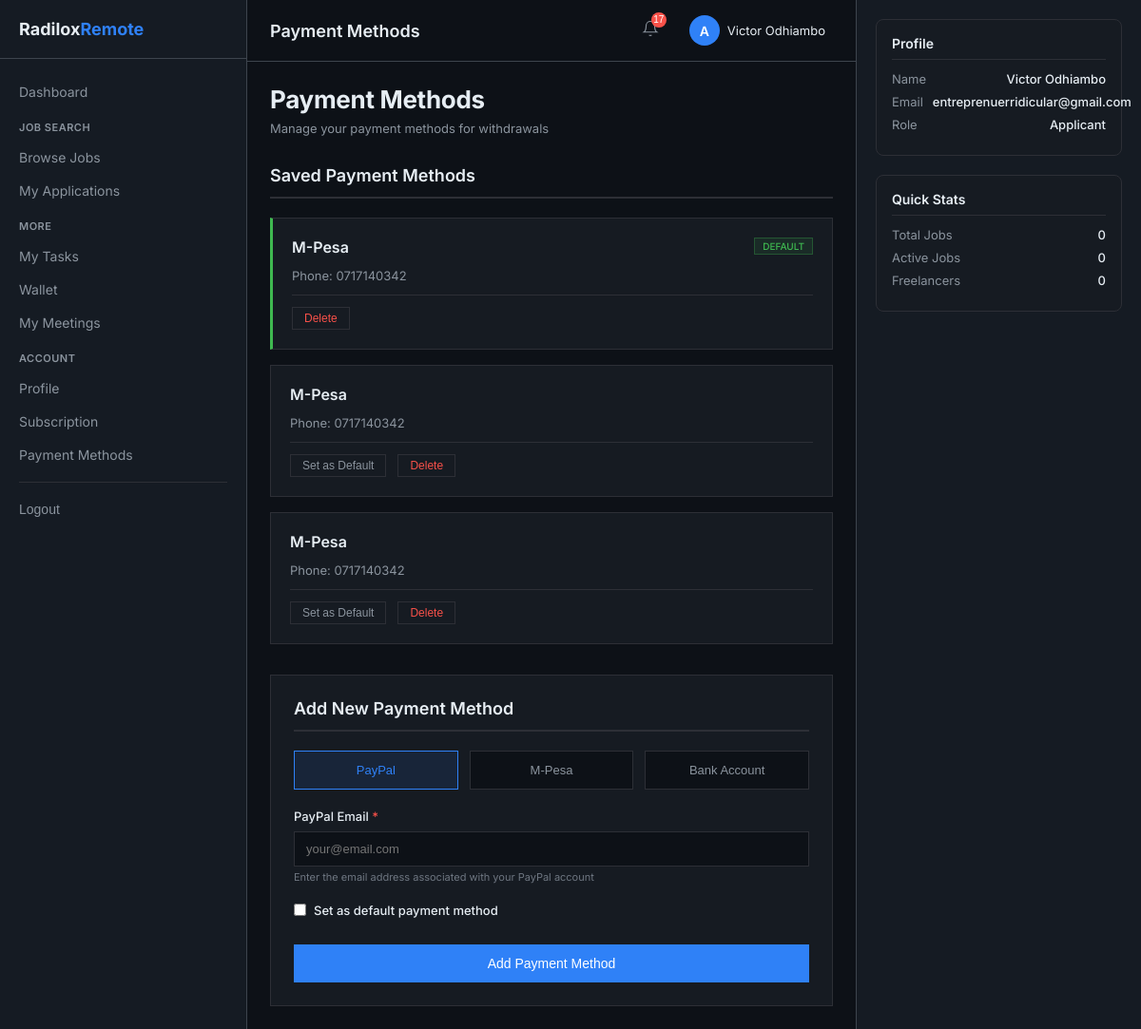
Page /dashboard/payment-methods/ (signed in) on the committed database.
### accounts/models.py (models this page shows, shortened)
class User(AbstractUser):
    ROLE_CHOICES = (
        ('admin', 'Admin'),
        ('applicant', 'Applicant'),
        ('freelancer', 'Freelancer'),
    )
    role = models.CharField(max_length=20, choices=ROLE_CHOICES, default='applicant')
    bio = models.TextField(blank=True, null=True)
    avatar = models.ImageField(upload_to='avatars/', blank=True, null=True)
    phone_number = models.CharField(max_length=20, blank=True, null=True)
    country = models.CharField(max_length=100, blank=True, null=True)
    linkedin_url = models.URLField(blank=True, null=True)
    github_url = models.URLField(blank=True, null=True)
    portfolio_url = models.URLField(blank=True, null=True)
    skills = models.TextField(blank=True, null=True, help_text="Comma-separated list of skills")
    has_active_subscription = models.BooleanField(default=False)
    subscription_expires_at = models.DateTimeField(blank=True, null=True)
    subscription_started_at = models.DateTimeField(blank=True, null=True)
    stripe_customer_id = models.CharField(max_length=255, blank=True, null=True)
    stripe_subscription_id = models.CharField(max_length=255, blank=True, null=True)
    created_at = models.DateTimeField(auto_now_add=True, null=True)
    updated_at = models.DateTimeField(auto_now=True, null=True)
    class Meta:
        db_table = 'accounts_user'
        indexes = [
            models.Index(fields=['email']),
            models.Index(fields=['role']),
            models.Index(fields=['has_active_subscription']),
        ]
    def get_full_name(self):
        if self.first_name and self.last_name:
            return f"{self.first_name} {self.last_name}"
        return self.username

class UserPaymentMethod(models.Model):
    PAYMENT_TYPES = (
        ('credit_card', 'Credit Card'),
        ('debit_card', 'Debit Card'),
        ('paypal', 'PayPal'),
        ('bank_account', 'Bank Account'),
        ('mpesa', 'M-Pesa'),
        ('binance', 'Binance Pay'),
        ('okx', 'OKX Pay'),
    )
    user = models.ForeignKey(User, on_delete=models.CASCADE, related_name='payment_methods')
    payment_type = models.CharField(max_length=20, choices=PAYMENT_TYPES)
    is_default = models.BooleanField(default=False)
    is_active = models.BooleanField(default=True)
    last_four = models.CharField(max_length=4, blank=True)
    card_holder_name = models.CharField(max_length=100, blank=True)
    expiry_month = models.IntegerField(null=True, blank=True)
    expiry_year = models.IntegerField(null=True, blank=True)
    account_email = models.EmailField(blank=True, help_text="PayPal email or account email")
    phone_number = models.CharField(max_length=20, blank=True, help_text="Phone number for M-Pesa")
    wallet_address = models.CharField(max_length=255, blank=True, help_text="Crypto wallet address")
    bank_name = models.CharField(max_length=100, blank=True)
    bank_account_name = models.CharField(max_length=100, blank=True)
    bank_account_number = models.CharField(max_length=50, blank=True)
    bank_swift_code = models.CharField(max_length=20, blank=True)
    created_at = models.DateTimeField(auto_now_add=True)
    updated_at = models.DateTimeField(auto_now=True)
    class Meta:
        db_table = 'accounts_user_payment_method'
        ordering = ['-is_default', '-created_at']

### accounts/views.py (the view, shortened to what this page needs)
# urls.py: path('payment-methods/', views.payment_methods, name='payment_methods'),
@login_required
def payment_methods(request):
    methods = UserPaymentMethod.objects.filter(user=request.user, is_active=True)
    context = {'methods': methods}
    return render(request, 'accounts/payment_methods.html', context)

### templates/accounts/payment_methods.html (shortened to what this page needs)
{% extends 'base_dashboard.html' %}
{% load static %}
{% block page_title %}Payment Methods{% endblock %}
{% block content %}
<div class="payment-container">
    <div class="payment-header">
        <h1 class="header-title">Payment Methods</h1>
        <p class="header-subtitle">Manage your payment methods for withdrawals</p>
    </div>
    <h3 class="section-title">Saved Payment Methods</h3>
    <div class="methods-list">
        {% if methods %}
            {% for method in methods %}
            <div class="method-card {% if method.is_default %}default{% endif %}">
                <div class="method-header">
                    <div class="method-type">{{ method.get_payment_type_display }}</div>
                    {% if method.is_default %}
                    <span class="default-badge">Default</span>
                    {% endif %}
                </div>
                <div class="method-details">
                    {% if method.payment_type == 'paypal' %}
                        <p>Email: {{ method.account_email }}</p>
                    {% elif method.payment_type == 'mpesa' %}
                        <p>Phone: {{ method.phone_number }}</p>
                    {% elif method.payment_type == 'bank_account' %}
                        <p>Bank: {{ method.bank_name }}</p>
                        <p>Account Name: {{ method.bank_account_name }}</p>
                        <p>Account Number: {{ method.bank_account_number }}</p>
                        <p>Swift Code: {{ method.bank_swift_code }}</p>
                    {% elif method.payment_type == 'credit_card' or method.payment_type == 'debit_card' %}
                        <p>Card ending in: {{ method.last_four }}</p>
                        <p>Card Holder: {{ method.card_holder_name }}</p>
                        <p>Expires: {{ method.expiry_month }}/{{ method.expiry_year }}</p>
                    {% endif %}
                </div>
                <div class="method-actions">
                    {% if not method.is_default %}
                    <form method="post" action="{% url 'accounts:set_default_payment_method' method.id %}" style="display: inline;">
                        <button type="submit" class="btn-set-default">Set as Default</button>
                    </form>
                    {% endif %}
                    <form method="post" action="{% url 'accounts:delete_payment_method' method.id %}" style="display: inline;" onsubmit="return confirm('Are you sure you want to delete this payment method?');">
                        <button type="submit" class="btn-delete">Delete</button>
                    </form>
                </div>
            </div>
            {% endfor %}
        {% else %}
            <div class="empty-state">
                <div class="empty-text">No payment methods added yet</div>
                <div class="empty-subtext">Add a payment method below to withdraw funds</div>
            </div>
        {% endif %}
    </div>
    <div class="add-method-card">
        <h3 class="section-title">Add New Payment Method</h3>
        <div class="payment-type-selector">
            <button type="button" class="payment-type-btn active" data-type="paypal">PayPal</button>
            <button type="button" class="payment-type-btn" data-type="mpesa">M-Pesa</button>
            <button type="button" class="payment-type-btn" data-type="bank_account">Bank Account</button>
        </div>
        <form method="post" id="payment-method-form">
            <div id="paypal-fields" class="payment-fields active">
                <div class="form-group">
                    <label class="form-label">PayPal Email <span class="required">*</span></label>
                    <input type="email" name="paypal_email" class="form-input" placeholder="your@email.com">
                    <div class="help-text">Enter the email address associated with your PayPal account</div>
                </div>
            </div>
            <div class="form-group">
                <label style="display: flex; align-items: center; gap: 8px; cursor: pointer;">
                    <input type="checkbox" name="is_default" style="width: auto;">
                    <span class="form-label" style="margin-bottom: 0;">Set as default payment method</span>
                </label>
            </div>
            <button type="submit" class="btn-add">Add Payment Method</button>
        </form>
    </div>
</div>
{% endblock %}

### templates/base_dashboard.html (shortened to what this page needs)
{% load static %}
<!DOCTYPE html>
<html lang="en">
<head>
</head>
<body>
<div class="dashboard-container">
    <aside class="sidebar-left" id="sidebarLeft">
        <div class="sidebar-logo">
            <div class="logo-text">Radilox<span class="logo-accent">Remote</span></div>
        </div>
        <nav>
            <a href="/dashboard/" class="nav-link">Dashboard</a>
            {% if user.role == 'applicant' %}
                <div class="nav-section-title">Job Search</div>
                <a href="/jobs/dashboard/" class="nav-link">Browse Jobs</a>
                <a href="/applications/my/" class="nav-link">My Applications</a>
            {% endif %}
            <div class="nav-section-title">More</div>
            <a href="/tasks/my-tasks/" class="nav-link">My Tasks</a>
            <a href="/wallet/" class="nav-link">Wallet</a>
            <a href="/zoom/my/" class="nav-link">My Meetings</a>
            <div class="nav-section-title">Account</div>
            <a href="/dashboard/profile/" class="nav-link">Profile</a>
            <a href="/subscriptions/status/" class="nav-link">Subscription</a>
            <a href="/dashboard/payment-methods/" class="nav-link">Payment Methods</a>
            <div class="nav-divider"></div>
            <form method="post" action="/accounts/logout/">
                <button type="submit" class="nav-link logout-btn">Logout</button>
            </form>
        </nav>
    </aside>
    <main class="main-content">
        <div class="top-bar">
            <div class="top-bar-left">
                <div class="page-title">{% block page_title %}Dashboard{% endblock %}</div>
            </div>
            <div class="top-bar-actions">
                <div class="dropdown">
                    <button class="notification-btn" id="notificationBtn">
                        <svg width="18" height="18" viewBox="0 0 24 24" fill="none" stroke="currentColor" stroke-width="1.5">
                            <path d="M18 8A6 6 0 0 0 6 8c0 7-3 9-3 9h18s-3-2-3-9" />
                            <path d="M13.73 21a2 2 0 0 1-3.46 0" />
                        </svg>
                        <span id="notificationBadge" class="notification-badge" style="display: none;">0</span>
                    </button>
                </div>
                <div class="dropdown">
                    <div class="user-menu" id="userMenuBtn">
                        <div class="user-avatar">{{ user.username|first|upper }}</div>
                        <span class="user-name">{{ user.get_full_name|default:user.username|truncatechars:15 }}</span>
                    </div>
                </div>
            </div>
        </div>
        <div class="scrollable-content">
            {% block content %}{% endblock %}
        </div>
    </main>
    <aside class="sidebar-right">
        <div class="right-card">
            <div class="right-card-title">Profile</div>
            <div class="stat-row">
                <span class="stat-label">Name</span>
                <span class="stat-value">{{ user.get_full_name|default:user.username }}</span>
            </div>
            <div class="stat-row">
                <span class="stat-label" style="margin-right: 10px;">Email</span>
                <span class="stat-value">{{ user.email }}</span>
            </div>
            <div class="stat-row">
                <span class="stat-label">Role</span>
                <span class="stat-value">{{ user.role|title }}</span>
            </div>
        </div>
        <div class="right-card">
            <div class="right-card-title">Quick Stats</div>
            <div class="stat-row">
                <span class="stat-label">Total Jobs</span>
                <span class="stat-value">{{ total_jobs|default:"0" }}</span>
            </div>
            <div class="stat-row">
                <span class="stat-label">Active Jobs</span>
                <span class="stat-value">{{ active_jobs|default:"0" }}</span>
            </div>
            <div class="stat-row">
                <span class="stat-label">Freelancers</span>
                <span class="stat-value">{{ total_freelancers|default:"0" }}</span>
            </div>
        </div>
    </aside>
</div>
</body>
</html>

### templates/base_dashboard.html (style rules this page uses)
* { margin: 0; padding: 0; box-sizing: border-box; }
body { font-family: 'Inter', -apple-system, BlinkMacSystemFont, 'Segoe UI', Roboto, sans-serif; background: #0d1117; color: #e6edf3; height: 100vh; overflow: hidden; }
.dashboard-container { display: flex; height: 100vh; width: 100%; overflow: hidden; }
.sidebar-left { width: 260px; background: #151b23; border-right: 1px solid #3d444d; display: flex; flex-direction: column; overflow-y: auto; flex-shrink: 0; height: 100%; }
.main-content { flex: 1; display: flex; flex-direction: column; overflow: hidden; background: #0d1117; min-width: 0; }
.sidebar-right { width: 300px; background: #151b23; overflow-y: auto; padding: 20px; flex-shrink: 0; height: 100%; border-left: 1px solid #3d444d; }
.scrollable-content { flex: 1; overflow-y: auto; padding: 24px; }
.sidebar-logo { padding: 20px; border-bottom: 1px solid #3d444d; margin-bottom: 16px; }
.logo-text { font-size: 18px; font-weight: 700; color: #e6edf3; }
.logo-accent { color: #2f81f7; }
.nav-section-title { font-size: 11px; font-weight: 600; color: #8b949e; text-transform: uppercase; letter-spacing: 0.5px; padding: 12px 20px 6px 20px; }
.nav-link { display: block; padding: 8px 20px; margin: 2px 0; color: #8b949e; text-decoration: none; font-size: 14px; transition: all 0.2s; }
.nav-divider { height: 1px; background: #2d2f36; margin: 12px 20px; }
.logout-btn { background: none; border: none; width: 100%; text-align: left; cursor: pointer; color: #8b949e; }
.right-card { background: #161b22; border: 1px solid #2d2f36; border-radius: 8px; padding: 16px; margin-bottom: 20px; }
.right-card-title { font-size: 14px; font-weight: 600; color: #e6edf3; margin-bottom: 12px; padding-bottom: 8px; border-bottom: 1px solid #2d2f36; }
.stat-row { display: flex; justify-content: space-between; margin-bottom: 8px; font-size: 13px; }
.stat-label { color: #8b949e; }
.stat-value { color: #e6edf3; font-weight: 500; }
.top-bar { background: #0d1117; border-bottom: 1px solid #3d444d; padding: 12px 24px; display: flex; justify-content: space-between; align-items: center; position: sticky; top: 0; z-index: 100; }
.top-bar-left { display: flex; align-items: center; gap: 16px; flex: 1; min-width: 0; }
.page-title { font-size: 18px; font-weight: 600; color: #e6edf3; overflow: hidden; text-overflow: ellipsis; white-space: nowrap; max-width: 300px; }
.top-bar-actions { display: flex; align-items: center; gap: 20px; flex-shrink: 0; }
.notification-btn { background: none; border: none; color: #8b949e; font-size: 18px; cursor: pointer; position: relative; padding: 4px; }
.notification-badge { position: absolute; top: -4px; right: -4px; background: #f85149; color: white; font-size: 10px; border-radius: 50%; width: 16px; height: 16px; display: flex; align-items: center; justify-content: center; }
.user-menu { display: flex; align-items: center; gap: 8px; cursor: pointer; padding: 4px 8px; border-radius: 6px; }
.user-avatar { width: 32px; height: 32px; background: #2f81f7; border-radius: 50%; display: flex; align-items: center; justify-content: center; font-weight: 600; font-size: 14px; color: white; }
.user-name { font-size: 13px; color: #e6edf3; overflow: hidden; text-overflow: ellipsis; white-space: nowrap; max-width: 120px; }
.dropdown { position: relative; }

### rows in the picture
User: username|first "A", get_full_name "Victor Odhiambo", email "entreprenuerridicular@gmail.com", role "Applicant"
UserPaymentMethod: payment_type "M-Pesa", is_default "DEFAULT", phone_number "0717140342"
UserPaymentMethod: payment_type "M-Pesa", phone_number "0717140342", is_default "Set as Default"
UserPaymentMethod: payment_type "M-Pesa", phone_number "0717140342", is_default "Set as Default"

### other values in the picture
{{ total_jobs|default:"0" }} "0"
{{ active_jobs|default:"0" }} "0"
{{ total_freelancers|default:"0" }} "0"
